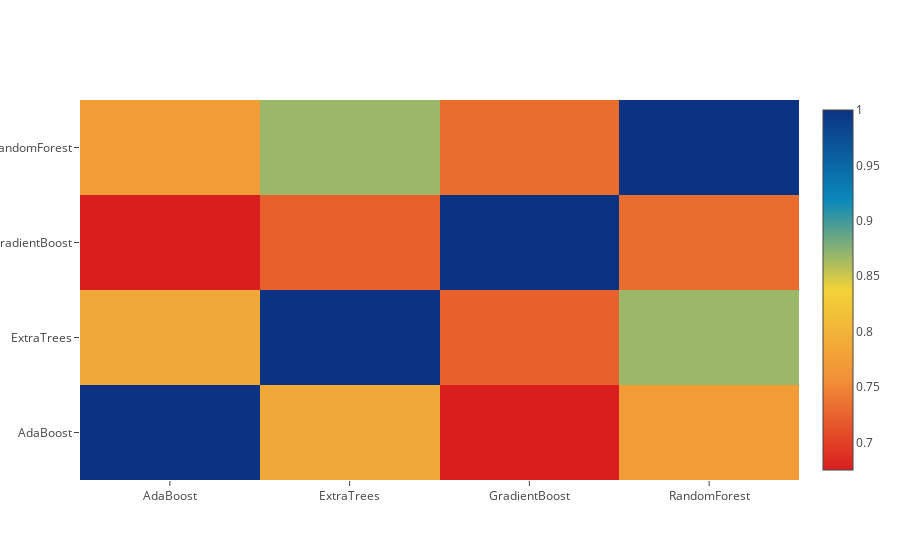

Notebook source saved alongside this figure:
### Markdown cell above
**Correlation Heatmap of the Second Level Training set**

### Code cell
data = [
    go.Heatmap(
        z= base_predictions_train.astype(float).corr().values ,
        x=base_predictions_train.columns.values,
        y= base_predictions_train.columns.values,
          colorscale='Portland',
            showscale=True,
            reversescale = True
    )
]
py.iplot(data, filename='labelled-heatmap')

### Figure 1 — Plotly figure (JSON) as saved in the notebook; plotly's stock layout.template omitted (floating-point values rounded to 4 significant figures)
{"data": [{"colorscale": "Portland", "reversescale": true, "showscale": true, "type": "heatmap", "x": ["AdaBoost", "ExtraTrees", "GradientBoost", "RandomForest"], "y": ["AdaBoost", "ExtraTrees", "GradientBoost", "RandomForest"], "z": [[1, 0.7866, 0.6752, 0.7717], [0.7866, 1, 0.7235, 0.8678], [0.6752, 0.7235, 1, 0.7318], [0.7717, 0.8678, 0.7318, 1]]}], "layout": {}}
